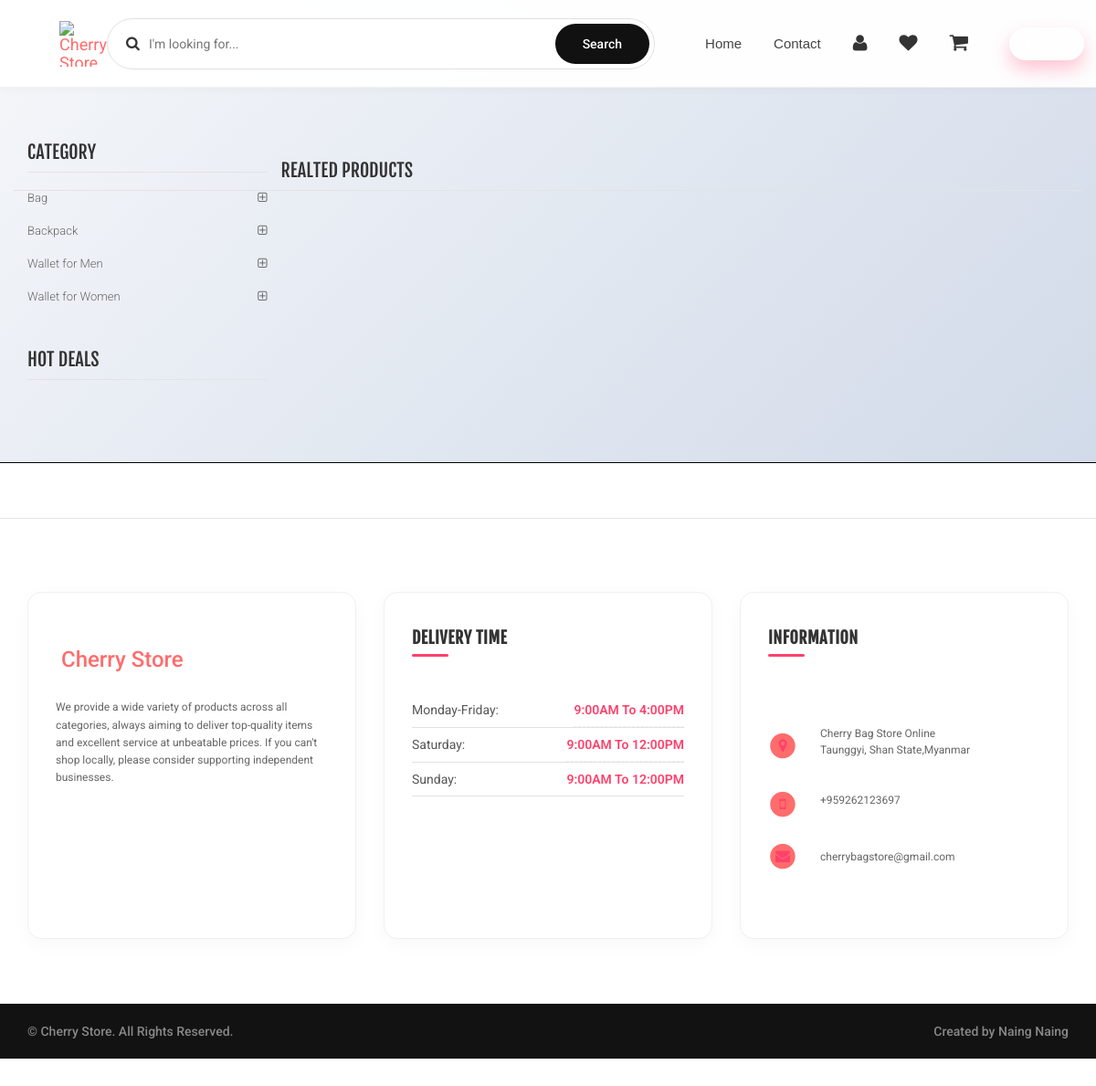
Page /shopping/product-details.php on the committed database.
### tables this page shows
CREATE TABLE `category` (
  `id` int(11) NOT NULL,
  `categoryName` varchar(255) DEFAULT NULL,
  `categoryDescription` longtext DEFAULT NULL,
  `creationDate` timestamp NOT NULL DEFAULT current_timestamp(),
  `updationDate` varchar(255) DEFAULT NULL
);

### shopping/product-details.php (the view, shortened to what this page needs)
<?php
include('includes/config.php');
?>
<!DOCTYPE html>
<html lang="en">
	<head>
	    <link rel="stylesheet" href="assets/css/bootstrap.min.css">
	    <link rel="stylesheet" href="assets/css/main.css">
	    <link rel="stylesheet" href="assets/css/red.css">
	    <link rel="stylesheet" href="assets/css/owl.carousel.css">
		<link rel="stylesheet" href="assets/css/owl.transitions.css">
		<link href="assets/css/lightbox.css" rel="stylesheet">
		<link rel="stylesheet" href="assets/css/animate.min.css">
		<link rel="stylesheet" href="assets/css/rateit.css">
		<link rel="stylesheet" href="assets/css/bootstrap-select.min.css">
		<link rel="stylesheet" href="assets/css/config.css">
		<link href="assets/css/green.css" rel="alternate stylesheet" title="Green color">
		<link href="assets/css/blue.css" rel="alternate stylesheet" title="Blue color">
		<link href="assets/css/red.css" rel="alternate stylesheet" title="Red color">
		<link href="assets/css/orange.css" rel="alternate stylesheet" title="Orange color">
		<link href="assets/css/dark-green.css" rel="alternate stylesheet" title="Darkgreen color">
		<link rel="stylesheet" href="assets/css/font-awesome.min.css">
	</head>
    <body class="cnt-home">
<header class="header-style-1">
<?php include('includes/main-header.php');?>
</header>
<div class="breadcrumb">
</div>
<div class="body-content outer-top-xs">
	<div class='container'>
		<div class='row single-product outer-bottom-sm '>
			<div class='col-md-3 sidebar'>
				<div class="sidebar-module-container">
<div class="sidebar-widget outer-bottom-xs wow fadeInUp">
	<h3 class="section-title">Category</h3>
	<div class="sidebar-widget-body m-t-10">
		<div class="accordion">
		            <?php $sql=mysqli_query($con,"select id,categoryName  from category");
while($row=mysqli_fetch_array($sql))
{
    ?>
	    	<div class="accordion-group">
	            <div class="accordion-heading">
	                <a href="category.php?cid=<?php echo $row['id'];?>"  class="accordion-toggle collapsed">
	                   <?php echo $row['categoryName'];?>
	                </a>
	            </div>
	        </div>
	        <?php } ?>
	    </div>
	</div>
</div>
<div class="sidebar-widget hot-deals wow fadeInUp">
	<h3 class="section-title">hot deals</h3>
</div>
				</div>
			</div>
<section class="section featured-product wow fadeInUp">
	<h3 class="section-title">Realted Products </h3>
</section>
			</div>
		</div>
</div>
<?php include('includes/footer.php');?>
</body>
</html>

### shopping/assets/css/red.css (style rules this page uses)
a { color: #ff6c6c; }
.sidebar .sidebar-module-container .sidebar-widget .sidebar-widget-body .accordion .accordion-group .accordion-heading .accordion-toggle, .sidebar .sidebar-module-container .sidebar-widget .sidebar-widget-body .accordion .accordion-group .accordion-heading .accordion-toggle:hover, .sidebar .sidebar-module-container .sidebar-widget .sidebar-widget-body .accordion .accordion-group .accordion-heading .accordion-toggle:focus, .sidebar .sidebar-module-container .sidebar-widget .sidebar-widget-body .accordion .accordion-group .accordion-heading .accordion-toggle:after { color: #ff6c6c; }

### shopping/assets/css/lightbox.css (style rules this page uses)
body:after { content: url(../images/close.png) url(../images/loading.gif) url(../images/prev.png) url(../images/next.png); display: none; }

### shopping/assets/css/green.css (style rules this page uses)
a { color: #abd07e; }
.sidebar .sidebar-module-container .sidebar-widget .sidebar-widget-body .accordion .accordion-group .accordion-heading .accordion-toggle, .sidebar .sidebar-module-container .sidebar-widget .sidebar-widget-body .accordion .accordion-group .accordion-heading .accordion-toggle:hover, .sidebar .sidebar-module-container .sidebar-widget .sidebar-widget-body .accordion .accordion-group .accordion-heading .accordion-toggle:focus, .sidebar .sidebar-module-container .sidebar-widget .sidebar-widget-body .accordion .accordion-group .accordion-heading .accordion-toggle:after { color: #abd07e; }

### shopping/assets/css/blue.css (style rules this page uses)
a { color: #3498db; }
.sidebar .sidebar-module-container .sidebar-widget .sidebar-widget-body .accordion .accordion-group .accordion-heading .accordion-toggle, .sidebar .sidebar-module-container .sidebar-widget .sidebar-widget-body .accordion .accordion-group .accordion-heading .accordion-toggle:hover, .sidebar .sidebar-module-container .sidebar-widget .sidebar-widget-body .accordion .accordion-group .accordion-heading .accordion-toggle:focus, .sidebar .sidebar-module-container .sidebar-widget .sidebar-widget-body .accordion .accordion-group .accordion-heading .accordion-toggle:after { color: #3498db; }

### shopping/assets/css/orange.css (style rules this page uses)
a { color: #f39c12; }
.sidebar .sidebar-module-container .sidebar-widget .sidebar-widget-body .accordion .accordion-group .accordion-heading .accordion-toggle, .sidebar .sidebar-module-container .sidebar-widget .sidebar-widget-body .accordion .accordion-group .accordion-heading .accordion-toggle:hover, .sidebar .sidebar-module-container .sidebar-widget .sidebar-widget-body .accordion .accordion-group .accordion-heading .accordion-toggle:focus, .sidebar .sidebar-module-container .sidebar-widget .sidebar-widget-body .accordion .accordion-group .accordion-heading .accordion-toggle:after { color: #f39c12; }

### shopping/assets/css/dark-green.css (style rules this page uses)
a { color: #12cca7; }
.sidebar .sidebar-module-container .sidebar-widget .sidebar-widget-body .accordion .accordion-group .accordion-heading .accordion-toggle, .sidebar .sidebar-module-container .sidebar-widget .sidebar-widget-body .accordion .accordion-group .accordion-heading .accordion-toggle:hover, .sidebar .sidebar-module-container .sidebar-widget .sidebar-widget-body .accordion .accordion-group .accordion-heading .accordion-toggle:focus, .sidebar .sidebar-module-container .sidebar-widget .sidebar-widget-body .accordion .accordion-group .accordion-heading .accordion-toggle:after { color: #12cca7; }

### rows in the picture
category: categoryName "Bag"
category: categoryName "Backpack"
category: categoryName "Wallet for Men"
category: categoryName "Wallet for Women"
